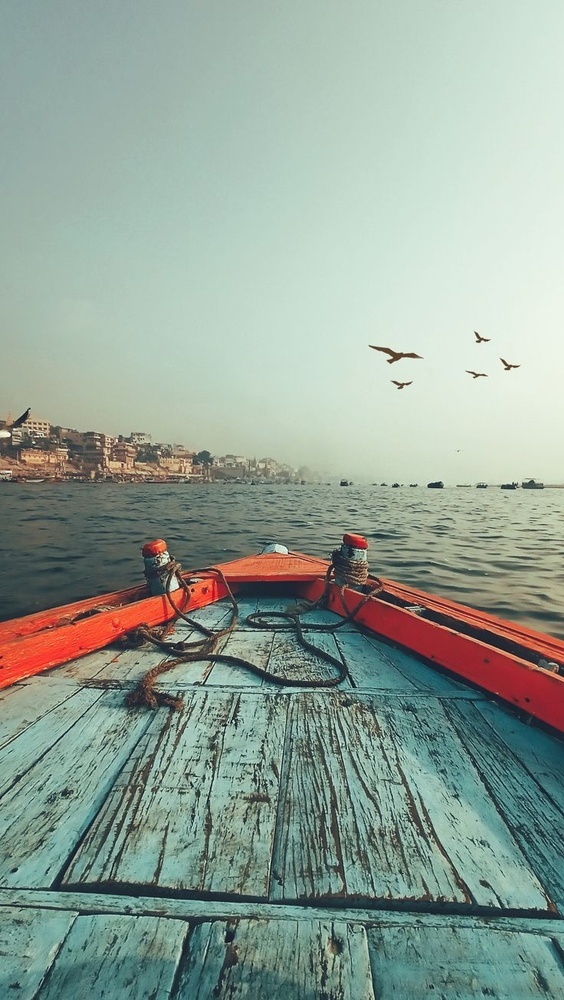
#> input picture download (1).jpeg, 564 x 1000 px, shrunk from 736 x 1305 before the run
$ python 17.py
#> lines starting #> are read from the running program, lines starting #| are printed output that depends on the picture
import cv2

image=  cv2.imread("download (1).jpeg")
#> image is the input picture: shape (1000, 564, 3); mean B, G, R 150.9, 161.9, 146.5

blurred = cv2.medianBlur(image , 11)
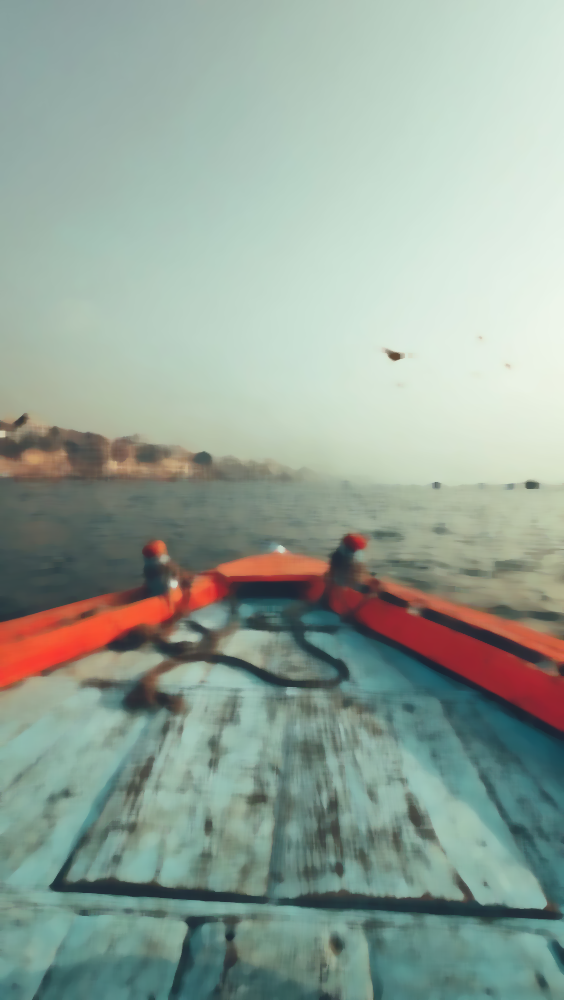
#> blurred: shape (1000, 564, 3); mean B, G, R 152.6, 163.7, 148.2

cv2.imshow("Original Image",image)
cv2.imshow("Blurred Image" ,blurred)
cv2.waitKey(0)
cv2.destroyAllWindows()

$ run again, with download.jpeg copied over download (1).jpeg
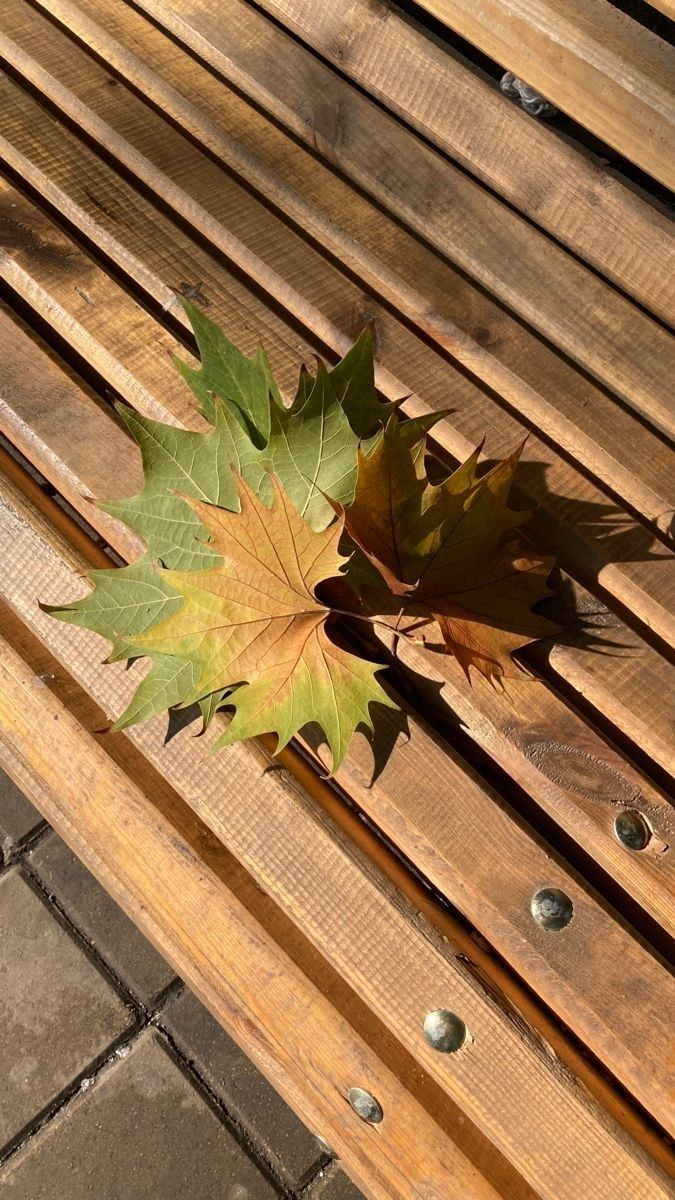
#> input picture download.jpeg, 675 x 1200 px
#> image is the input picture: shape (1200, 675, 3); mean B, G, R 73.2, 113.3, 150.9
#> `blurred = cv2.medianBlur(image , 11)`:
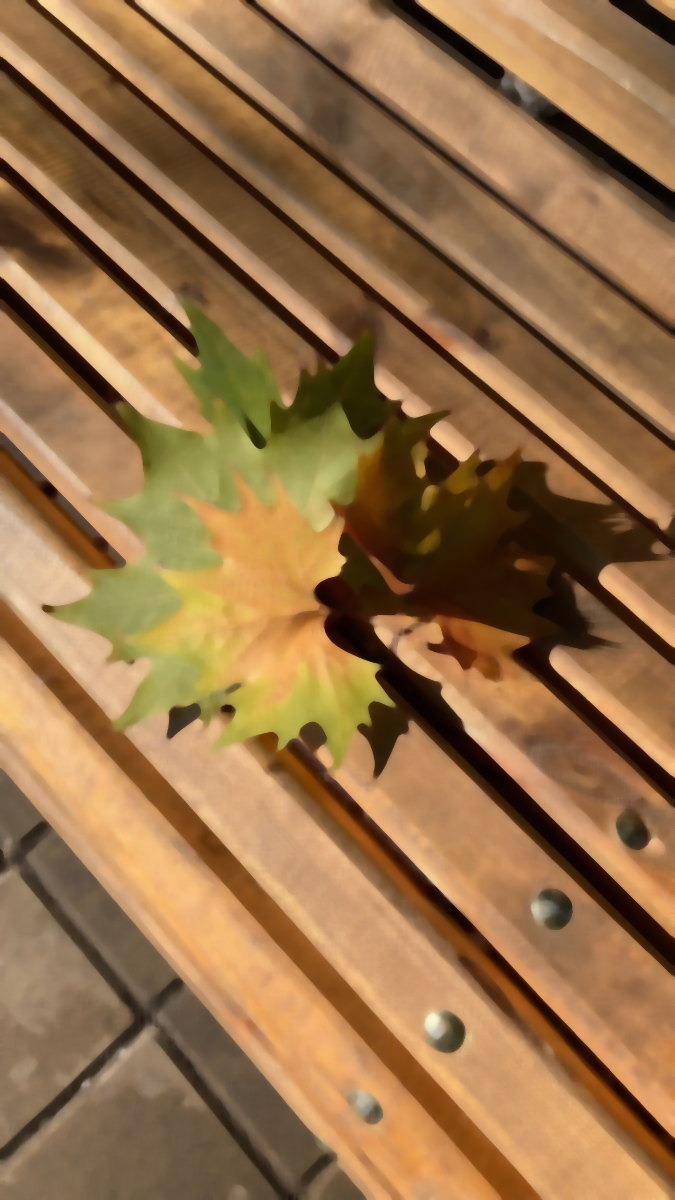
#> blurred: shape (1200, 675, 3); mean B, G, R 72.5, 112.9, 150.6
